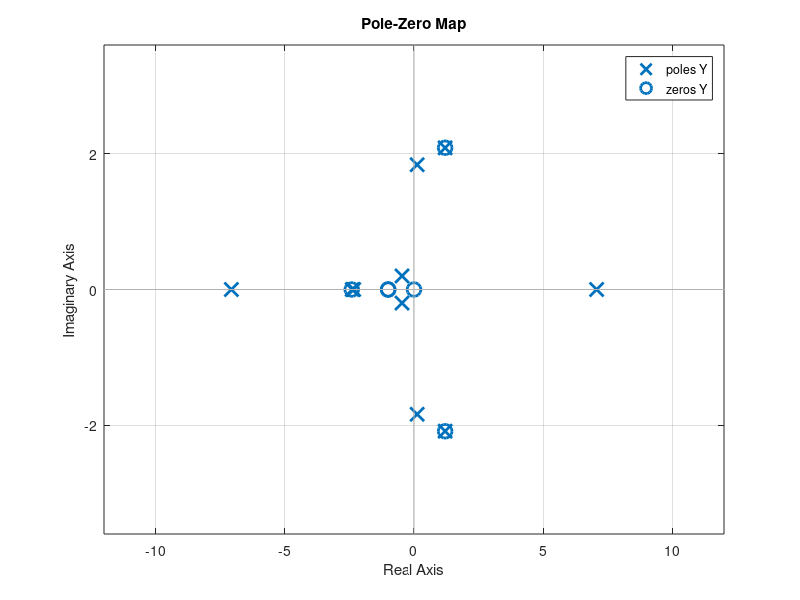

MATLAB code for this plot:
% definimos las funciones de transferencia
G1 = tf(4,1);
G2 = tf(1,[1 1]);
G3 = tf([1 0],[1 0 2]);
rampa = tf(1,[1 0 0]);
H1 = tf([4 2], [1 2 1]);
H2 = tf(50, 1);
H3 = tf([1 0 2], [1 0 0 14]);

feedback1 = feedback(rampa, H2, 1); %realimentacion positiva de H2 con la funcion rampa
serie1 = series(G2, G3); %G2 en serie con G3
feedback2 = feedback(serie1, H1, -1); %realimentacion negativa de H1 con serie1
serie2 = series(feedback1, feedback2); %serie de feedback1 con feedback2
feedback3 = feedback(serie2, H3, -1); %realimentacion negativa de serie2 con H3

Y = series(G1, feedback3) %serie de G1 con feedback3

pzmap(Y) %generamos el mapa de polos y ceros
